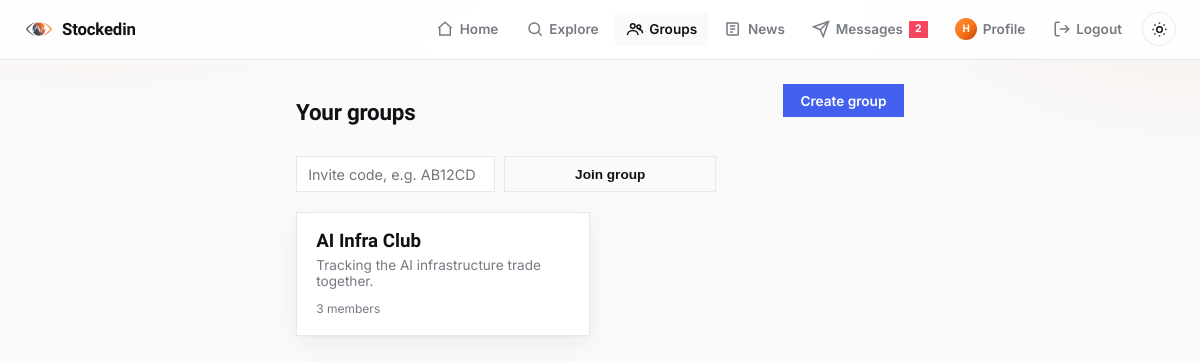
The app's page /groups (signed in) with its own data.
### models.py (models this page shows, shortened)
class User(UserMixin, db.Model):
    __tablename__ = "users"
    id = db.Column(db.Integer, primary_key=True)
    username = db.Column(db.String(32), unique=True, nullable=False, index=True)
    email = db.Column(db.String(120), unique=True, nullable=False)
    password_hash = db.Column(db.String(256), nullable=False)
    bio = db.Column(db.String(200))
    created_at = db.Column(db.DateTime, default=datetime.utcnow, nullable=False)
    university = db.Column(db.String(120), index=True)
    degree = db.Column(db.String(120))
    grad_year = db.Column(db.Integer)
    portfolio = db.relationship(
        "Portfolio",
        back_populates="owner",
        uselist=False,
        cascade="all, delete-orphan",
    )
    likes = db.relationship("Like", back_populates="user", cascade="all, delete-orphan")
    comments = db.relationship(
        "Comment", back_populates="user", cascade="all, delete-orphan"
    )
    predictions = db.relationship(
        "Prediction",
        back_populates="user",
        cascade="all, delete-orphan",
        order_by="Prediction.created_at.desc()",
    )
    group_memberships = db.relationship(
        "GroupMembership", back_populates="user", cascade="all, delete-orphan"
    )
    following = db.relationship(
        "Follow",
        foreign_keys="Follow.follower_id",
        back_populates="follower",
        cascade="all, delete-orphan",
    )
    followers = db.relationship(
        "Follow",
        foreign_keys="Follow.followed_id",
        back_populates="followed",
        cascade="all, delete-orphan",
    )
    @property
    def unread_message_count(self):
        return Message.query.filter_by(recipient_id=self.id, read_at=None).count()

class Group(db.Model):
    __tablename__ = "groups"
    id = db.Column(db.Integer, primary_key=True)
    name = db.Column(db.String(80), nullable=False)
    description = db.Column(db.String(300))
    code = db.Column(db.String(10), unique=True, nullable=False, index=True)
    owner_id = db.Column(db.Integer, db.ForeignKey("users.id"), nullable=False)
    created_at = db.Column(db.DateTime, default=datetime.utcnow, nullable=False)
    owner = db.relationship("User", foreign_keys=[owner_id])
    memberships = db.relationship(
        "GroupMembership",
        back_populates="group",
        cascade="all, delete-orphan",
        order_by="GroupMembership.joined_at",
    )
    messages = db.relationship(
        "GroupMessage",
        back_populates="group",
        cascade="all, delete-orphan",
        order_by="GroupMessage.created_at",
    )
    @property
    def members(self):
        return [m.user for m in self.memberships]

### routes_groups.py (the view)
@login_required
def groups_home():
    groups = [m.group for m in current_user.group_memberships]
    return render_template("groups_home.html", groups=groups, join_form=GroupJoinForm())

### forms.py
class GroupJoinForm(FlaskForm):
    code = StringField(
        "Invite code",
        validators=[DataRequired(), Length(max=10)],
        filters=[lambda v: v.strip().upper() if v else v],
    )
    submit = SubmitField("Join group")

### app.py (called while the page is built)
def create_app():
    app = Flask(__name__, instance_relative_config=True)
    app.config.from_object(Config)
    db.init_app(app)
    login_manager.init_app(app)
    csrf.init_app(app)
    routes_auth.register(app)
    routes_portfolio.register(app)
    routes_social.register(app)
    routes_news.register(app)
    routes_messages.register(app)
    routes_discover.register(app)
    routes_groups.register(app)
    routes_predictions.register(app)
    @app.context_processor
    def inject_unread_message_count():
        if current_user.is_authenticated:
            return {"unread_message_count": current_user.unread_message_count}
        return {"unread_message_count": 0}
    return app

### models.py (called while the page is built)
@login_manager.user_loader
def load_user(user_id):
    return db.session.get(User, int(user_id))

### templates/groups_home.html (shortened to what this page needs)
{% extends "base.html" %}
{% block content %}
  <div class="page-header-row">
    <h1>Your groups</h1>
    <a class="btn btn-primary" href="{{ url_for('group_new') }}">Create group</a>
  </div>
  <div class="join-group-card">
    <form method="post" action="{{ url_for('group_join') }}" class="join-group-form">
      {{ join_form.code(placeholder="Invite code, e.g. AB12CD") }}
      {{ join_form.submit(class="btn btn-outline") }}
    </form>
  </div>
  {% if groups %}
    <div class="card-grid">
      {% for group in groups %}
        <a class="group-card" href="{{ url_for('group_detail', group_id=group.id) }}">
          <h3>{{ group.name }}</h3>
          {% if group.description %}<p>{{ group.description }}</p>{% endif %}
          <span class="group-card-meta">{{ group.members|length }} member{{ "s" if group.members|length != 1 else "" }}</span>
        </a>
      {% endfor %}
    </div>
  {% endif %}
{% endblock %}

### templates/base.html (shortened to what this page needs)
<!doctype html>
<html lang="en">
<head>
  <link rel="stylesheet" href="{{ url_for('static', filename='style.css') }}">
</head>
<body>
  <nav class="navbar">
    <a class="brand" href="{{ url_for('feed') if current_user.is_authenticated else url_for('login') }}">
      <img class="brand-mark" src="{{ url_for('static', filename='images/logo-icon.png') }}" alt="">
      Stockedin
    </a>
    <div class="nav-links">
      {% if current_user.is_authenticated %}
        <a href="{{ url_for('feed') }}" class="nav-link {{ 'active' if request.endpoint == 'feed' }}">
          <svg viewBox="0 0 24 24" fill="none" stroke="currentColor" stroke-width="2"><path d="M3 11l9-8 9 8"/><path d="M5 10v10h14V10"/></svg>
          <span>Home</span>
        </a>
        <a href="{{ url_for('explore') }}" class="nav-link {{ 'active' if request.endpoint == 'explore' }}">
          <svg viewBox="0 0 24 24" fill="none" stroke="currentColor" stroke-width="2"><circle cx="11" cy="11" r="7"/><path d="m21 21-4.3-4.3"/></svg>
          <span>Explore</span>
        </a>
        <a href="{{ url_for('groups_home') }}" class="nav-link {{ 'active' if request.endpoint in ('groups_home', 'group_detail', 'group_new', 'group_join') }}">
          <svg viewBox="0 0 24 24" fill="none" stroke="currentColor" stroke-width="2"><circle cx="9" cy="8" r="3"/><path d="M2 20c0-3.3 3.1-6 7-6s7 2.7 7 6"/><circle cx="17" cy="9" r="2.5"/><path d="M17 12.5c2.5 0 5 1.8 5 5"/></svg>
          <span>Groups</span>
        </a>
        <a href="{{ url_for('news') }}" class="nav-link {{ 'active' if request.endpoint == 'news' }}">
          <svg viewBox="0 0 24 24" fill="none" stroke="currentColor" stroke-width="2"><path d="M4 4h13a2 2 0 0 1 2 2v13a1 1 0 0 1-1 1H6a2 2 0 0 1-2-2z"/><path d="M8 8h7M8 12h7M8 16h4"/></svg>
          <span>News</span>
        </a>
        <a href="{{ url_for('inbox') }}" class="nav-link {{ 'active' if request.endpoint in ('inbox', 'thread') }}">
          <svg viewBox="0 0 24 24" fill="none" stroke="currentColor" stroke-width="2"><path d="M22 2 11 13"/><path d="M22 2 15 22l-4-9-9-4z"/></svg>
          <span>Messages</span>
          {% if unread_message_count %}<span class="nav-badge">{{ unread_message_count }}</span>{% endif %}
        </a>
        <a href="{{ url_for('profile', username=current_user.username) }}" class="nav-link {{ 'active' if request.endpoint == 'profile' and request.view_args.username == current_user.username }}">
          <span class="avatar avatar-nav">{{ current_user.username[0]|upper }}</span>
          <span>Profile</span>
        </a>
        <a href="{{ url_for('logout') }}" class="nav-link">
          <svg viewBox="0 0 24 24" fill="none" stroke="currentColor" stroke-width="2"><path d="M9 21H5a2 2 0 0 1-2-2V5a2 2 0 0 1 2-2h4"/><path d="M16 17l5-5-5-5"/><path d="M21 12H9"/></svg>
          <span>Logout</span>
        </a>
      {% else %}
        <a class="nav-link" href="{{ url_for('login') }}"><span>Login</span></a>
        <a class="nav-link" href="{{ url_for('signup') }}"><span>Sign up</span></a>
      {% endif %}
      <button type="button" id="theme-toggle" class="theme-toggle" aria-label="Toggle dark mode">
        <svg class="icon-sun" viewBox="0 0 24 24" fill="none" stroke="currentColor" stroke-width="2"><circle cx="12" cy="12" r="4"/><path d="M12 2v2M12 20v2M4.9 4.9l1.4 1.4M17.7 17.7l1.4 1.4M2 12h2M20 12h2M4.9 19.1l1.4-1.4M17.7 6.3l1.4-1.4"/></svg>
      </button>
    </div>
  </nav>
  <main class="container {% block container_class %}{% endblock %}">
    {% block content %}{% endblock %}
  </main>
</body>
</html>

### records on screen
User: username "H"
Group: name "AI Infra Club", description "Tracking the AI infrastructure trade together.", members|length "3", members "s"

### other values on screen
{{ unread_message_count }} "2"
